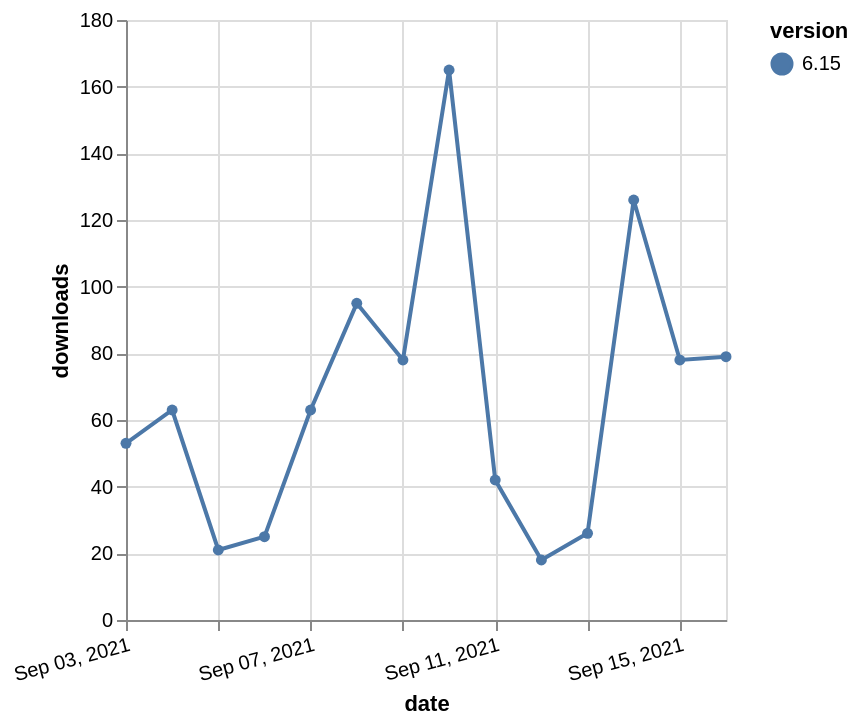

This figure's Vega-Lite source:
### Vega-Lite specification from a JSON file in a GitHub repository (floating-point values rounded to 4 significant figures)
{"$schema": "https://vega.github.io/schema/vega-lite/v5.json", "description": "A simple bar chart with embedded data.", "data": {"values": [{"date": "2021-09-03", "total": 96075, "delta": 53, "version": "6.15"}, {"date": "2021-09-04", "total": 96138, "delta": 63, "version": "6.15"}, {"date": "2021-09-05", "total": 96159, "delta": 21, "version": "6.15"}, {"date": "2021-09-06", "total": 96184, "delta": 25, "version": "6.15"}, {"date": "2021-09-07", "total": 96247, "delta": 63, "version": "6.15"}, {"date": "2021-09-08", "total": 96342, "delta": 95, "version": "6.15"}, {"date": "2021-09-09", "total": 96420, "delta": 78, "version": "6.15"}, {"date": "2021-09-10", "total": 96585, "delta": 165, "version": "6.15"}, {"date": "2021-09-11", "total": 96627, "delta": 42, "version": "6.15"}, {"date": "2021-09-12", "total": 96645, "delta": 18, "version": "6.15"}, {"date": "2021-09-13", "total": 96671, "delta": 26, "version": "6.15"}, {"date": "2021-09-14", "total": 96797, "delta": 126, "version": "6.15"}, {"date": "2021-09-15", "total": 96875, "delta": 78, "version": "6.15"}, {"date": "2021-09-16", "total": 96954, "delta": 79, "version": "6.15"}]}, "width": "container", "mark": {"type": "line", "point": {"filled": true}}, "encoding": {"x": {"field": "date", "type": "temporal", "timeUnit": "yearmonthdate", "title": "date", "axis": {"labelAngle": -15}}, "y": {"field": "delta", "type": "quantitative", "title": "downloads"}, "color": {"field": "version", "type": "nominal"}, "tooltip": {"field": "delta"}}}
